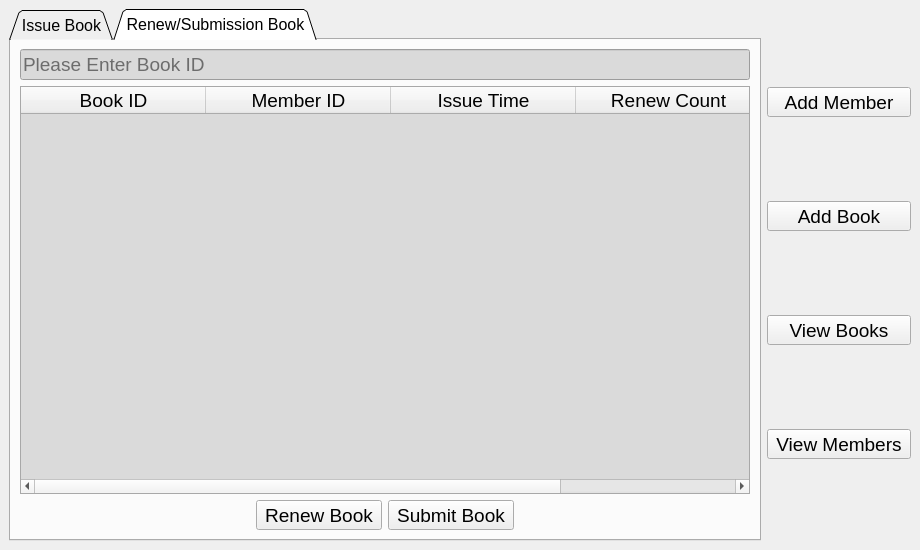
<?xml version="1.0" encoding="UTF-8"?>
<ui version="4.0">
 <class>MainWindow</class>
 <widget class="QMainWindow" name="MainWindow">
  <property name="geometry">
   <rect>
    <x>0</x>
    <y>0</y>
    <width>920</width>
    <height>550</height>
   </rect>
  </property>
  <property name="windowTitle">
   <string>Library System Managment</string>
  </property>
  <widget class="QWidget" name="centralwidget">
   <layout class="QHBoxLayout" name="horizontalLayout">
    <item>
     <widget class="QTabWidget" name="tabWidget">
      <property name="font">
       <font>
        <pointsize>12</pointsize>
       </font>
      </property>
      <property name="tabShape">
       <enum>QTabWidget::Triangular</enum>
      </property>
      <property name="currentIndex">
       <number>1</number>
      </property>
      <widget class="QWidget" name="tab">
       <attribute name="title">
        <string>Issue Book</string>
       </attribute>
       <layout class="QVBoxLayout" name="verticalLayout_4">
        <item>
         <widget class="QWidget" name="horizontalWidget" native="true">
          <property name="styleSheet">
           <string notr="true">QWidget{

background-color:rgb(218,218,218)

}</string>
          </property>
          <layout class="QHBoxLayout" name="horizontalLayout_2">
           <item>
            <widget class="QLineEdit" name="lineEdit_book_id">
             <property name="font">
              <font>
               <pointsize>14</pointsize>
              </font>
             </property>
             <property name="text">
              <string/>
             </property>
             <property name="placeholderText">
              <string>Please Enter Book ID</string>
             </property>
            </widget>
           </item>
           <item>
            <spacer name="horizontalSpacer">
             <property name="orientation">
              <enum>Qt::Horizontal</enum>
             </property>
             <property name="sizeHint" stdset="0">
              <size>
               <width>40</width>
               <height>20</height>
              </size>
             </property>
            </spacer>
           </item>
           <item>
            <layout class="QVBoxLayout" name="verticalLayout_2">
             <item>
              <widget class="QLabel" name="label_book_name">
               <property name="font">
                <font>
                 <pointsize>14</pointsize>
                </font>
               </property>
               <property name="text">
                <string>Book name</string>
               </property>
              </widget>
             </item>
             <item>
              <widget class="QLabel" name="label_book_author">
               <property name="font">
                <font>
                 <pointsize>14</pointsize>
                </font>
               </property>
               <property name="text">
                <string>Book Author</string>
               </property>
              </widget>
             </item>
            </layout>
           </item>
          </layout>
         </widget>
        </item>
        <item>
         <widget class="QWidget" name="horizontalWidget_2" native="true">
          <property name="styleSheet">
           <string notr="true">QWidget{

background-color:rgb(218,218,218)

}</string>
          </property>
          <layout class="QHBoxLayout" name="horizontalLayout_3">
           <item>
            <widget class="QLineEdit" name="lineEdit_member_id">
             <property name="font">
              <font>
               <pointsize>14</pointsize>
              </font>
             </property>
             <property name="text">
              <string/>
             </property>
             <property name="placeholderText">
              <string>Please Enter Member ID</string>
             </property>
            </widget>
           </item>
           <item>
            <spacer name="horizontalSpacer_2">
             <property name="orientation">
              <enum>Qt::Horizontal</enum>
             </property>
             <property name="sizeHint" stdset="0">
              <size>
               <width>40</width>
               <height>20</height>
              </size>
             </property>
            </spacer>
           </item>
           <item>
            <layout class="QVBoxLayout" name="verticalLayout_3">
             <item>
              <widget class="QLabel" name="label_meber_name">
               <property name="font">
                <font>
                 <pointsize>14</pointsize>
                </font>
               </property>
               <property name="text">
                <string>Member name</string>
               </property>
              </widget>
             </item>
             <item>
              <widget class="QLabel" name="label_contact_info">
               <property name="font">
                <font>
                 <pointsize>14</pointsize>
                </font>
               </property>
               <property name="text">
                <string>Contact Info</string>
               </property>
              </widget>
             </item>
            </layout>
           </item>
          </layout>
         </widget>
        </item>
        <item>
         <layout class="QHBoxLayout" name="horizontalLayout_5">
          <item>
           <spacer name="horizontalSpacer_3">
            <property name="orientation">
             <enum>Qt::Horizontal</enum>
            </property>
            <property name="sizeHint" stdset="0">
             <size>
              <width>40</width>
              <height>20</height>
             </size>
            </property>
           </spacer>
          </item>
          <item>
           <widget class="QToolButton" name="toolButton_issue">
            <property name="text">
             <string>Issue Book</string>
            </property>
            <property name="icon">
             <iconset resource="images/images.qrc">
              <normaloff>:/images/issuebook.png</normaloff>:/images/issuebook.png</iconset>
            </property>
            <property name="iconSize">
             <size>
              <width>36</width>
              <height>36</height>
             </size>
            </property>
            <property name="toolButtonStyle">
             <enum>Qt::ToolButtonTextUnderIcon</enum>
            </property>
           </widget>
          </item>
          <item>
           <spacer name="horizontalSpacer_4">
            <property name="orientation">
             <enum>Qt::Horizontal</enum>
            </property>
            <property name="sizeHint" stdset="0">
             <size>
              <width>40</width>
              <height>20</height>
             </size>
            </property>
           </spacer>
          </item>
         </layout>
        </item>
       </layout>
      </widget>
      <widget class="QWidget" name="tab_2">
       <attribute name="title">
        <string>Renew/Submission Book</string>
       </attribute>
       <layout class="QVBoxLayout" name="verticalLayout_5">
        <item>
         <widget class="QLineEdit" name="lineEdit_submission">
          <property name="font">
           <font>
            <pointsize>14</pointsize>
           </font>
          </property>
          <property name="styleSheet">
           <string notr="true">QLineEdit{

background-color:rgb(218,218,218)

}</string>
          </property>
          <property name="placeholderText">
           <string>Please Enter Book ID</string>
          </property>
         </widget>
        </item>
        <item>
         <widget class="QTableWidget" name="tableWidget_book_info">
          <property name="font">
           <font>
            <pointsize>14</pointsize>
           </font>
          </property>
          <property name="layoutDirection">
           <enum>Qt::LeftToRight</enum>
          </property>
          <property name="styleSheet">
           <string notr="true">QTableWidget{

background-color:rgb(218,218,218)

}</string>
          </property>
          <property name="frameShadow">
           <enum>QFrame::Sunken</enum>
          </property>
          <property name="autoScroll">
           <bool>true</bool>
          </property>
          <attribute name="horizontalHeaderDefaultSectionSize">
           <number>185</number>
          </attribute>
          <column>
           <property name="text">
            <string>Book ID</string>
           </property>
          </column>
          <column>
           <property name="text">
            <string>Member ID</string>
           </property>
          </column>
          <column>
           <property name="text">
            <string>Issue Time</string>
           </property>
          </column>
          <column>
           <property name="text">
            <string>Renew Count</string>
           </property>
          </column>
         </widget>
        </item>
        <item>
         <layout class="QHBoxLayout" name="horizontalLayout_6">
          <item>
           <spacer name="horizontalSpacer_5">
            <property name="orientation">
             <enum>Qt::Horizontal</enum>
            </property>
            <property name="sizeHint" stdset="0">
             <size>
              <width>40</width>
              <height>20</height>
             </size>
            </property>
           </spacer>
          </item>
          <item>
           <widget class="QToolButton" name="toolButton_renew">
            <property name="font">
             <font>
              <pointsize>14</pointsize>
             </font>
            </property>
            <property name="text">
             <string>Renew Book</string>
            </property>
            <property name="icon">
             <iconset resource="images/images.qrc">
              <normaloff>:/images/renew.png</normaloff>:/images/renew.png</iconset>
            </property>
            <property name="iconSize">
             <size>
              <width>36</width>
              <height>36</height>
             </size>
            </property>
            <property name="toolButtonStyle">
             <enum>Qt::ToolButtonTextUnderIcon</enum>
            </property>
           </widget>
          </item>
          <item>
           <widget class="QToolButton" name="toolButton_submit_book">
            <property name="font">
             <font>
              <pointsize>14</pointsize>
             </font>
            </property>
            <property name="text">
             <string>Submit Book</string>
            </property>
            <property name="icon">
             <iconset resource="images/images.qrc">
              <normaloff>:/images/submission.png</normaloff>:/images/submission.png</iconset>
            </property>
            <property name="iconSize">
             <size>
              <width>36</width>
              <height>36</height>
             </size>
            </property>
            <property name="toolButtonStyle">
             <enum>Qt::ToolButtonTextUnderIcon</enum>
            </property>
           </widget>
          </item>
          <item>
           <spacer name="horizontalSpacer_6">
            <property name="orientation">
             <enum>Qt::Horizontal</enum>
            </property>
            <property name="sizeHint" stdset="0">
             <size>
              <width>40</width>
              <height>20</height>
             </size>
            </property>
           </spacer>
          </item>
         </layout>
        </item>
       </layout>
      </widget>
     </widget>
    </item>
    <item>
     <layout class="QVBoxLayout" name="verticalLayout">
      <item>
       <widget class="QToolButton" name="toolButton_add_member">
        <property name="maximumSize">
         <size>
          <width>145</width>
          <height>16777215</height>
         </size>
        </property>
        <property name="font">
         <font>
          <pointsize>14</pointsize>
         </font>
        </property>
        <property name="text">
         <string>Add Member</string>
        </property>
        <property name="icon">
         <iconset resource="images/images.qrc">
          <normaloff>:/images/addmember.png</normaloff>:/images/addmember.png</iconset>
        </property>
        <property name="iconSize">
         <size>
          <width>68</width>
          <height>68</height>
         </size>
        </property>
        <property name="toolButtonStyle">
         <enum>Qt::ToolButtonTextUnderIcon</enum>
        </property>
       </widget>
      </item>
      <item>
       <widget class="QToolButton" name="toolButton_add_book">
        <property name="maximumSize">
         <size>
          <width>145</width>
          <height>16777215</height>
         </size>
        </property>
        <property name="font">
         <font>
          <pointsize>14</pointsize>
         </font>
        </property>
        <property name="text">
         <string>Add Book</string>
        </property>
        <property name="icon">
         <iconset resource="images/images.qrc">
          <normaloff>:/images/addbook.png</normaloff>:/images/addbook.png</iconset>
        </property>
        <property name="iconSize">
         <size>
          <width>68</width>
          <height>68</height>
         </size>
        </property>
        <property name="toolButtonStyle">
         <enum>Qt::ToolButtonTextUnderIcon</enum>
        </property>
       </widget>
      </item>
      <item>
       <widget class="QToolButton" name="toolButton_view_books">
        <property name="maximumSize">
         <size>
          <width>145</width>
          <height>16777215</height>
         </size>
        </property>
        <property name="font">
         <font>
          <pointsize>14</pointsize>
         </font>
        </property>
        <property name="text">
         <string>View Books</string>
        </property>
        <property name="icon">
         <iconset resource="images/images.qrc">
          <normaloff>:/images/viewbook .png</normaloff>:/images/viewbook .png</iconset>
        </property>
        <property name="iconSize">
         <size>
          <width>68</width>
          <height>68</height>
         </size>
        </property>
        <property name="toolButtonStyle">
         <enum>Qt::ToolButtonTextUnderIcon</enum>
        </property>
       </widget>
      </item>
      <item>
       <widget class="QToolButton" name="toolButton_view_memers">
        <property name="maximumSize">
         <size>
          <width>145</width>
          <height>16777215</height>
         </size>
        </property>
        <property name="font">
         <font>
          <pointsize>14</pointsize>
         </font>
        </property>
        <property name="text">
         <string>View Members</string>
        </property>
        <property name="icon">
         <iconset resource="images/images.qrc">
          <normaloff>:/images/viewmembers.png</normaloff>:/images/viewmembers.png</iconset>
        </property>
        <property name="iconSize">
         <size>
          <width>68</width>
          <height>68</height>
         </size>
        </property>
        <property name="toolButtonStyle">
         <enum>Qt::ToolButtonTextUnderIcon</enum>
        </property>
       </widget>
      </item>
     </layout>
    </item>
   </layout>
  </widget>
 </widget>
 <resources>
  <include location="images/images.qrc"/>
 </resources>
 <connections/>
</ui>
